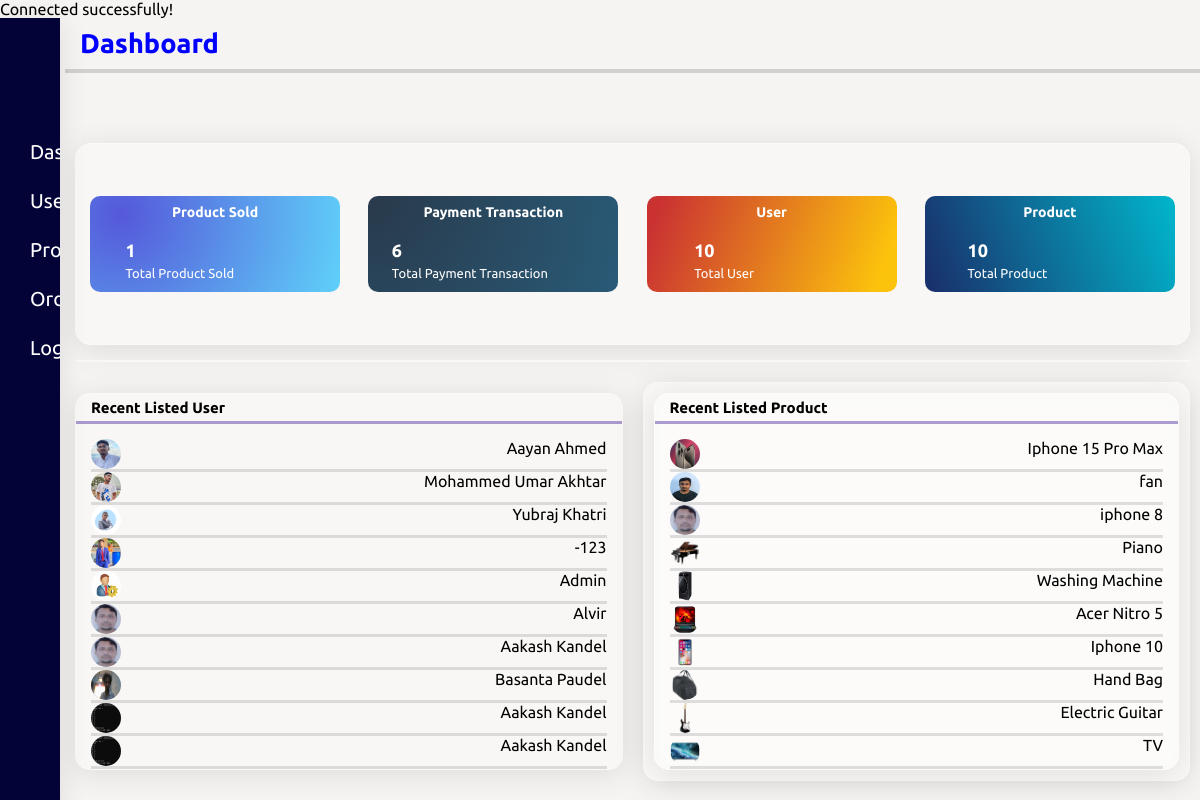
The page /adminpage.php (signed in) on the database its author committed.
### tables this page shows
CREATE TABLE `userdetails` (
  `user_id` int(11) NOT NULL,
  `name` varchar(100) NOT NULL,
  `email` varchar(50) NOT NULL,
  `phone` varchar(15) NOT NULL,
  `password` varchar(100) NOT NULL,
  `token` varchar(500) NOT NULL,
  `address` varchar(30) NOT NULL,
  `gender` text NOT NULL,
  `role` varchar(10) NOT NULL,
  `registration_date` varchar(20) NOT NULL,
  `image` varchar(500) NOT NULL
);

CREATE TABLE `productdetails` (
  `Product_id` int(11) NOT NULL,
  `user_id` int(11) NOT NULL,
  `product_name` varchar(100) NOT NULL,
  `category_name` varchar(100) NOT NULL,
  `product_price` varchar(500) NOT NULL,
  `product_image` varchar(300) NOT NULL,
  `product_age` varchar(10) NOT NULL,
  `product_bio` varchar(500) NOT NULL,
  `sell_status` varchar(100) NOT NULL DEFAULT 'pending',
  `display_home` int(1) NOT NULL DEFAULT 1
);

### view/dashboard.php (the view, shortened to what this page needs)
<?php
    $server = 'localhost';
    $username = 'root';
    $password = '';
    $database = 'myfinalproject';
    $con = mysqli_connect($server, $username, $password, $database);
?>
<!DOCTYPE html>
<html lang="en">
<head>
    <link rel="stylesheet" href="css/dashboard.css">
</head>
<body>
    <div class="dashmaindiv">
        <div class="dash-title">
            <h2>Dashboard</h2>
        </div>
        <div class="main-boxnotice">
            <div class="boxnotice">
                <h3>Product Sold</h3>
                <div class="boxnotice-inner">
                    <?php
                    $qry1 = "SELECT COUNT(*) AS total_product FROM productdetails WHERE sell_status = 'sell'";
                    $result1 = mysqli_query($con, $qry1);
                    if ($data1 = mysqli_fetch_assoc($result1)) {
                    ?>
                        <div class="boxnotice-info">
                            <h2><span class="pnum"><?php echo $data1['total_product']; ?></span></h2>
                            <p class="date">Total Product Sold<span></span></p>
                        </div>
                </div>
            <?php } ?>
            </div>
            <?php
            $qry2 = "SELECT COUNT(*) as total_payment FROM paymenttable";
            $result2 = mysqli_query($con, $qry2);
            if ($data2 = mysqli_fetch_assoc($result2)) {
            ?>
                <div class="boxnotice2">
                    <h3>Payment Transaction</h3>
                    <div class="boxnotice2-inner">
                        <div class="boxnotice2-info">
                            <h2><span class="pnum2"><?php echo $data2['total_payment'] ?></span></h2>
                            <p class="date2">Total Payment Transaction<span></span></p>
                        </div>
                    </div>
                </div>
            <?php } ?>
            <?php
            $qry3 = "SELECT COUNT(*) as total_user FROM userdetails";
            $result3 = mysqli_query($con, $qry3);
            if ($data3 = mysqli_fetch_assoc($result3)) {
            ?>
                <div class="boxnotice3">
                    <h3>User</h3>
                    <div class="boxnotice3-inner">
                        <div class="boxnotice3-info">
                            <h2><span class="pnum3"><?php echo $data3['total_user'] ?></span></h2>
                            <p class="date3">Total User<span></span></p>
                        </div>
                    </div>
                </div>
            <?php } ?>
            <?php
            $qry4 = "SELECT COUNT(*) as total_product FROM productdetails";
            $result4 = mysqli_query($con, $qry4);
            if ($data4 = mysqli_fetch_assoc($result4)) {
            ?>
                <div class="boxnotice4">
                    <h3>Product</h3>
                    <div class="boxnotice4-inner">
                        <div class="boxnotice4-info">
                            <h2><span class="pnum"><?php echo $data4['total_product']; ?></span></h2>
                            <p class="date">Total Product<span></span></p>
                        </div>
                    </div>
                </div>
            <?php } ?>
        </div>
        <div class="dash-container-2">
            <div class="dash-chart" id="chart">
            </div>
        </div>
        <div class="dash-container-3">
            <div class="recentseller">
                <h3>Recent Listed User</h3>
                <div class="recentseller-inner">
                    <?php
                    $sql = "SELECT * FROM userdetails ORDER BY user_id DESC LIMIT 10";
                    $rs = mysqli_query($con, $sql);
                    while ($d = mysqli_fetch_assoc($rs)) {
                    ?>
                        <div class="csdiv">
                            <div><img src="<?php echo $d['image'] ?>"></div>
                            <div><span><?php echo $d['name']; ?></span></div>
                        </div>
                    <?php } ?>
                </div>
            </div>
            <div class="recentcustomer">
                <div class="recentcustomer">
                    <h3>Recent Listed Product</h3>
                    <div class="recentcustomer-inner">
                    <?php
                    $sql = "SELECT * FROM productdetails ORDER BY Product_id DESC LIMIT 10";
                    $rs = mysqli_query($con, $sql);
                    while ($d = mysqli_fetch_assoc($rs)) {
                    ?>
                        <div class="csdiv">
                            <div><img src="<?php echo $d['product_image']; ?>"></div>
                            <div><span><?php echo $d['product_name'] ?></span></div>
                        </div>
                        <?php } ?>
                    </div>
                </div>
            </div>
        </div>
    </div>
</body>
</html>

### view/app/adminmenu.css (style rules this page uses)
* { margin:0px; padding:0px; font-family: 'Barlow', sans-serif; font-family: 'Lato', sans-serif; font-family: 'Roboto', sans-serif; font-family: 'Ubuntu', sans-serif; }

### css/adminpage.css (style rules this page uses)
* { margin:0px; padding:0px; font-family: 'Barlow', sans-serif; font-family: 'Lato', sans-serif; font-family: 'Roboto', sans-serif; font-family: 'Ubuntu', sans-serif; }

### rows shown on the page
userdetails: image (picture), name "Aayan Ahmed"
userdetails: image (picture), name "Mohammed Umar Akhtar"
userdetails: image (picture), name "Yubraj Khatri"
userdetails: image (picture), name "-123"
userdetails: image (picture), name "Admin"
userdetails: image (picture), name "Alvir"
userdetails: image (picture), name "Aakash Kandel"
userdetails: image (picture), name "Basanta Paudel"
userdetails: image (picture), name "Aakash Kandel"
userdetails: image (picture), name "Aakash Kandel"
productdetails: product_image (picture), product_name "Iphone 15 Pro Max"
productdetails: product_image (picture), product_name "fan"
productdetails: product_image (picture), product_name "iphone 8"
productdetails: product_image (picture), product_name "Piano"
productdetails: product_image (picture), product_name "Washing Machine"
productdetails: product_image (picture), product_name "Acer Nitro 5"
productdetails: product_image (picture), product_name "Iphone 10"
productdetails: product_image (picture), product_name "Hand Bag"
productdetails: product_image (picture), product_name "Electric Guitar"
productdetails: product_image (picture), product_name "TV"

### other values the page prints
$data1['total_product'] "1"
$data2['total_payment'] "6"
$data3['total_user'] "10"
$data4['total_product'] "10"
